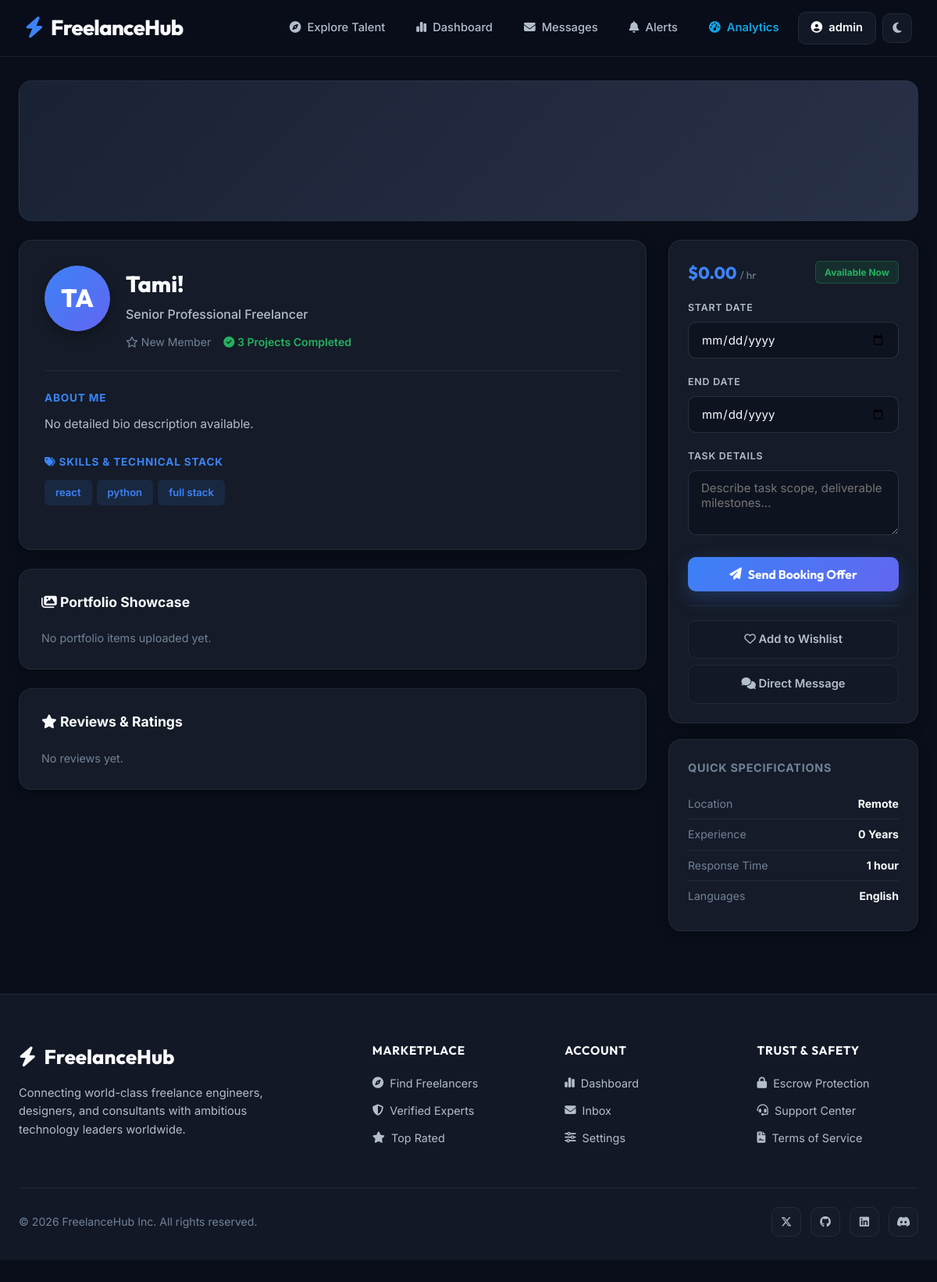
The app's page /freelancer/2/ (signed in), older data.
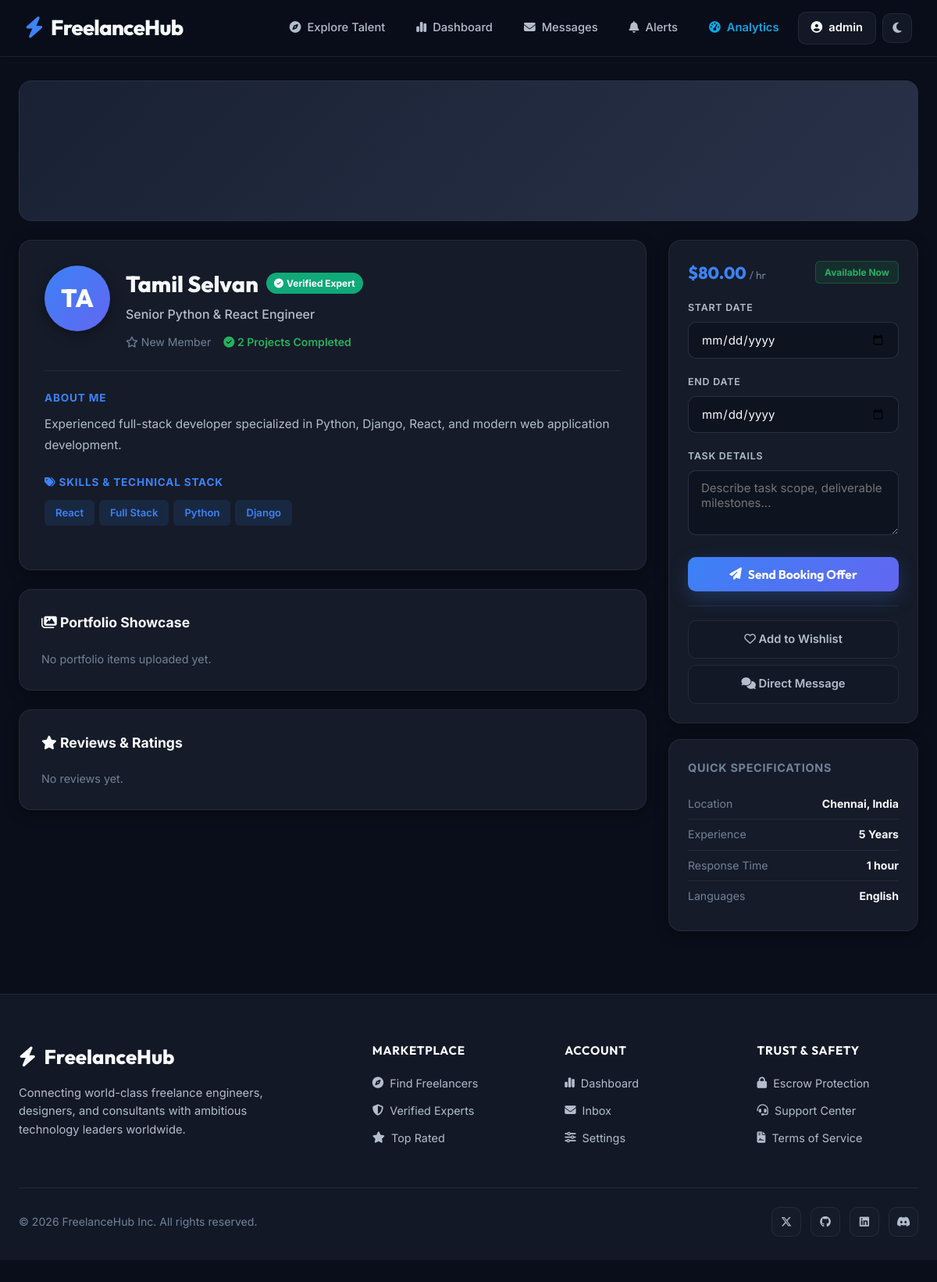
The same page, newer data.
### core/models.py (models this page shows, shortened)
class Profile(models.Model):
    user = models.OneToOneField(User, on_delete=models.CASCADE, related_name='profile')
    role = models.CharField(max_length=20, choices=ROLE_CHOICES, default='client')
    bio = models.TextField(blank=True, null=True)
    title = models.CharField(max_length=100, blank=True, null=True)
    hourly_rate = models.DecimalField(
        max_digits=10,
        decimal_places=2,
        default=Decimal('0.00'),
        validators=[MinValueValidator(Decimal('0.01'))]
    )
    age = models.IntegerField(default=18)
    contact_email = models.EmailField(blank=True, null=True)
    cover_banner = models.ImageField(upload_to='banners/', blank=True, null=True)
    is_verified = models.BooleanField(default=False)
    location = models.CharField(max_length=100, blank=True, null=True)
    experience_years = models.IntegerField(default=0)
    availability = models.BooleanField(default=True)
    response_rate = models.IntegerField(default=100)
    response_time = models.CharField(max_length=50, default='1 hour')
    views_count = models.IntegerField(default=0)
    education = models.TextField(blank=True, null=True)
    experience_detail = models.TextField(blank=True, null=True)
    certificates = models.TextField(blank=True, null=True)
    languages = models.TextField(blank=True, null=True)
    avatar = models.ImageField(upload_to='avatars/', blank=True, null=True)
    objects = ProfileQuerySet.as_manager()
    class Meta:
        indexes = [
            models.Index(fields=['role', 'hourly_rate']),
            models.Index(fields=['role', 'is_verified']),
            models.Index(fields=['role', 'availability']),
            models.Index(fields=['role', 'experience_years']),
        ]
    def is_complete(self):
        if self.role != 'freelancer':
            return False
        has_name = bool((self.user.first_name and self.user.first_name.strip()) or self.user.username.strip())
        has_title = bool(self.title and self.title.strip())
        has_bio = bool(self.bio and self.bio.strip())
        has_skills = self.skills.exists()
        has_rate = bool(self.hourly_rate is not None and self.hourly_rate > 0)
        has_location = bool(self.location and self.location.strip())
        has_experience = bool(self.experience_years is not None and self.experience_years >= 0)
        has_availability = self.availability is not None
        return all([has_name, has_title, has_bio, has_skills, has_rate, has_location, has_experience, has_availability])
    def get_completed_projects_count(self):
        if hasattr(self, 'completed_count'):
            return self.completed_count
        return Booking.objects.filter(freelancer=self.user, status='completed').count()
    def get_reviews_count(self):
        if hasattr(self, 'reviews_count'):
            return self.reviews_count
        return Review.objects.filter(reviewee=self.user).count()

class FreelancerSkill(models.Model):
    profile = models.ForeignKey(Profile, on_delete=models.CASCADE, related_name='skills')
    skill = models.ForeignKey(Skill, on_delete=models.CASCADE)
    class Meta:
        unique_together = ('profile', 'skill')

class Skill(models.Model):
    name = models.CharField(max_length=50, unique=True)

### core/views.py (the view, shortened to what this page needs)
# urls.py: path('freelancer/<int:profile_id>/', views.talent_detail_view, name='talent_detail'),
def talent_detail_view(request, profile_id):
    freelancer = get_object_or_404(Profile, id=profile_id, role='freelancer')
    is_owner = request.user.is_authenticated and freelancer.user == request.user
    is_staff = request.user.is_authenticated and request.user.is_staff
    if not freelancer.is_complete() and not is_owner and not is_staff:
        raise Http404("Freelancer profile is unpublished or incomplete.")
    if request.user.is_authenticated and freelancer.user != request.user:
        freelancer.views_count += 1
        freelancer.save()
    if freelancer.is_complete():
        recently_viewed = request.session.get('recently_viewed', [])
        if freelancer.id not in recently_viewed:
            recently_viewed.insert(0, freelancer.id)
            request.session['recently_viewed'] = recently_viewed[:5]
    skills = FreelancerSkill.objects.filter(profile=freelancer).select_related('skill')
    portfolio_items = Portfolio.objects.filter(profile=freelancer)
    reviews = Review.objects.filter(reviewee=freelancer.user).select_related('reviewer__profile', 'reviewer').order_by('-created_at')
    is_favourited = False
    if request.user.is_authenticated:
        is_favourited = Favourite.objects.filter(user=request.user, freelancer=freelancer).exists()
    can_review = False
    if request.user.is_authenticated:
        can_review = Booking.objects.filter(
            client=request.user,
            freelancer=freelancer.user,
            status='completed'
        ).exists() and not Review.objects.filter(reviewer=request.user, reviewee=freelancer.user).exists()
    return render(request, "core/talent_detail.html", {
        "freelancer": freelancer,
        "skills": skills,
        "portfolio_items": portfolio_items,
        "reviews": reviews,
        "is_favourited": is_favourited,
        "can_review": can_review,
        "is_owner": is_owner,
    })

### core/context_processors.py (called while the page is built)
def global_vars(request):
    if request.user.is_authenticated:
        return {
            'unread_notifications_count': Notification.objects.filter(user=request.user, is_read=False).count(),
            'unread_messages_count': Message.objects.filter(recipient=request.user, is_read=False).count()
        }
    return {
        'unread_notifications_count': 0,
        'unread_messages_count': 0
    }

### core/templates/core/talent_detail.html (shortened to what the changed rows need)
{% extends "core/base.html" %}
{% block content %}
<div class="container" style="padding-top: 30px;">
    <div class="search-directory-layout" style="gap: 28px;">
        <div style="flex: 1; min-width: 0; display: flex; flex-direction: column; gap: 24px;">
            <div class="card" style="padding: 32px;">
                <div style="display: flex; gap: 20px; align-items: flex-start; flex-wrap: wrap;">
                    <div style="width: 84px; height: 84px; border-radius: 50%; background: var(--brand-gradient); display: flex; align-items: center; justify-content: center; color: white; font-size: 2rem; font-weight: 800; font-family: var(--font-outfit); box-shadow: var(--shadow-md); flex-shrink: 0; overflow: hidden;">
                        {% if freelancer.avatar %}
                            <img src="{{ freelancer.avatar.url }}" alt="{{ freelancer.user.username }}" style="width: 100%; height: 100%; object-fit: cover;">
                        {% else %}
                            {{ freelancer.user.username|slice:":2"|upper }}
                        {% endif %}
                    </div>
                    <div style="flex: 1; min-width: 240px;">
                        <div style="display: flex; align-items: center; gap: 10px; flex-wrap: wrap; margin-bottom: 4px;">
                            <h1 style="font-family: var(--font-outfit); font-size: 1.8rem; font-weight: 800; margin: 0; color: var(--text-primary);">
                                {{ freelancer.user.get_full_name|default:freelancer.user.username }}
                            </h1>
                            {% if freelancer.is_verified %}
                                <span class="verified-tag" style="position: static; font-size: 0.75rem;"><i class="fa-solid fa-circle-check"></i> Verified Expert</span>
                            {% endif %}
                        </div>
                        <p style="font-size: 1rem; color: var(--text-secondary); font-weight: 500; margin-bottom: 12px;">
                            {{ freelancer.title|default:"Senior Professional Freelancer" }}
                        </p>
                        <div style="display: flex; align-items: center; gap: 16px; flex-wrap: wrap; font-size: 0.88rem;">
                            {% if freelancer.get_reviews_count > 0 %}
                                <span style="color: var(--warning); font-weight: 700;"><i class="fa-solid fa-star"></i> {{ freelancer.get_average_rating }}</span>
                                <span style="color: var(--text-tertiary);">({{ freelancer.get_reviews_count }} review{{ freelancer.get_reviews_count|pluralize }})</span>
                            {% else %}
                                <span style="color: var(--text-tertiary);"><i class="fa-regular fa-star"></i> New Member</span>
                            {% endif %}
                            <span style="color: var(--success); font-weight: 600;"><i class="fa-solid fa-circle-check"></i> {{ freelancer.get_completed_projects_count }} Project{{ freelancer.get_completed_projects_count|pluralize }} Completed</span>
                        </div>
                    </div>
                </div>
                <div style="margin-bottom: 24px;">
                    <h3 style="font-size: 0.85rem; font-weight: 700; text-transform: uppercase; letter-spacing: 0.06em; color: var(--brand-primary); margin-bottom: 10px;">About Me</h3>
                    <p style="color: var(--text-secondary); line-height: 1.7; font-size: 0.96rem;">{{ freelancer.bio|default:"No detailed bio description available."|linebreaksbr }}</p>
                </div>
                {% if freelancer.skills.all %}
                    <div style="margin-bottom: 24px;">
                        <div class="card-skills">
                            {% for freelancer_skill in freelancer.skills.all %}
                                <span class="card-skill-tag" style="font-size: 0.82rem; padding: 6px 14px;">{{ freelancer_skill.skill.name }}</span>
                            {% endfor %}
                        </div>
                    </div>
                {% endif %}
            </div>
        </div>
        <div style="width: 320px; flex-shrink: 0; position: sticky; top: 90px;">
            <div class="card" style="padding: 24px; margin-bottom: 20px;">
                <div style="display: flex; justify-content: space-between; align-items: center; margin-bottom: 18px;">
                    <span style="font-size: 1.35rem; font-family: var(--font-outfit); color: var(--brand-primary); font-weight: 800;">
                        ${{ freelancer.hourly_rate }} <span style="font-size: 0.85rem; color: var(--text-tertiary); font-weight: 400;">/ hr</span>
                    </span>
                    <span class="badge-status {% if freelancer.availability %}status-completed{% else %}status-cancelled{% endif %}">
                        {% if freelancer.availability %}Available Now{% else %}Unavailable{% endif %}
                    </span>
                </div>
            </div>
            <div class="card" style="padding: 24px;">
                <ul style="list-style: none; margin: 0; padding: 0;">
                    <li style="display: flex; justify-content: space-between; padding: 8px 0; border-bottom: 1px solid var(--border-subtle); font-size: 0.88rem;">
                        <span style="color: var(--text-tertiary);">Location</span>
                        <strong>{{ freelancer.location|default:"Remote" }}</strong>
                    </li>
                    <li style="display: flex; justify-content: space-between; padding: 8px 0; border-bottom: 1px solid var(--border-subtle); font-size: 0.88rem;">
                        <span style="color: var(--text-tertiary);">Experience</span>
                        <strong>{{ freelancer.experience_years }} Years</strong>
                    </li>
                    <li style="display: flex; justify-content: space-between; padding: 8px 0; border-bottom: 1px solid var(--border-subtle); font-size: 0.88rem;">
                        <span style="color: var(--text-tertiary);">Response Time</span>
                        <strong>{{ freelancer.response_time }}</strong>
                    </li>
                    <li style="display: flex; justify-content: space-between; padding: 8px 0; font-size: 0.88rem;">
                        <span style="color: var(--text-tertiary);">Languages</span>
                        <strong>{{ freelancer.languages|default:"English" }}</strong>
                    </li>
                </ul>
            </div>
        </div>
    </div>
</div>
{% endblock %}

Row changes from the older to the newer data that the page shows:
changed Profile "English": user.get_full_name "Tami!" → "Tamil Selvan"; is_verified False → True (drawn); title "Senior Professional Freelancer" → "Senior Python & React Engineer"; get_completed_projects_count "3" → "2"; bio "No detailed bio description available." → "Experienced full-stack developer specialized in Python, Django, React, and modern web application development."; hourly_rate "0.00" → "80.00"; location "Remote" → "Chennai, India"; experience_years "0" → "5"
changed through a linked row, FreelancerSkill: skill.name "react" → "React"
changed through a linked row, FreelancerSkill: skill.name "full stack" → "Full Stack"; moves up the list
changed FreelancerSkill: skill.name "python" → "Python"
added FreelancerSkill: skill.name "Django"
Text that changed along with them:
text now shown: "Verified Expert"
